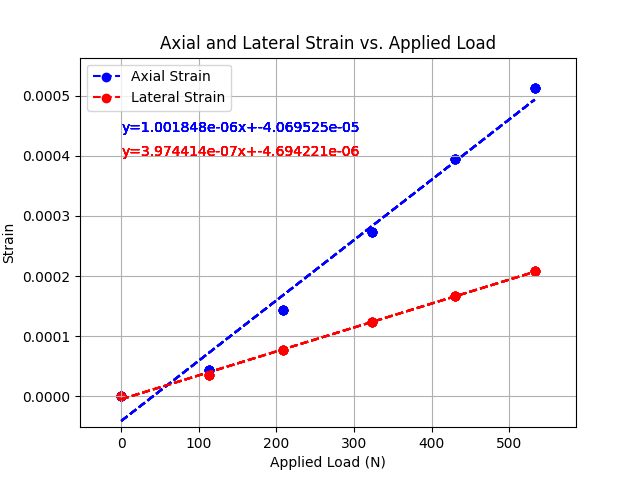

Source code (Python):
import matplotlib.pyplot as plt
import numpy as np
from scipy.stats import linregress

# Given load values in N and corresponding strain values in microstrain
load_values = [0, 113, 208.7, 323.8, 429.7, 533]  # Applied Load (P) in N
axial_strain_values = [0, 0.000044, 0.000144, 0.000273, 0.000394, 0.000512]  # Axial Strain in microstrain
lateral_strain_values = [0, 0.000035, 0.000077, 0.000124, 0.000167, 0.000208]  # Lateral Strain in microstrain

# Create scatter plot for axial strain
axial_scatter = plt.scatter(load_values, axial_strain_values, color="b", label="Axial Strain")

# Calculate line of best fit for axial strain
axial_slope, axial_intercept, _, _, _ = linregress(load_values, axial_strain_values)
axial_fit_line = np.poly1d([axial_slope, axial_intercept])
axial_line, = plt.plot(load_values, axial_fit_line(load_values), color="b", linestyle="--")
plt.text(0.6, 0.00044, 'y={:.6e}x+{:.6e}'.format(axial_slope, axial_intercept), color='blue')

# Create scatter plot for lateral strain
lateral_scatter = plt.scatter(load_values, lateral_strain_values, color="r", label="Lateral Strain")

# Calculate line of best fit for lateral strain
lateral_slope, lateral_intercept, _, _, _ = linregress(load_values, lateral_strain_values)
lateral_fit_line = np.poly1d([lateral_slope, lateral_intercept])
lateral_line, = plt.plot(load_values, lateral_fit_line(load_values), color="r", linestyle="--")
plt.text(0.6, 0.0004, 'y={:.6e}x+{:.6e}'.format(lateral_slope, lateral_intercept), color='red')

# Set labels and title
plt.xlabel("Applied Load (N)")
plt.ylabel("Strain")
plt.title("Axial and Lateral Strain vs. Applied Load")

# Adjust the axis to fit the data
x_min, x_max = min(load_values), max(load_values)
y_min, y_max = min(min(axial_strain_values), min(lateral_strain_values)), max(max(axial_strain_values), max(lateral_strain_values))
x_margin = (x_max - x_min) * 0.1
y_margin = (y_max - y_min) * 0.1
plt.xlim(x_min - x_margin, x_max + x_margin)
plt.ylim(y_min - y_margin, y_max + y_margin)

# Create a legend
plt.legend([(axial_scatter, axial_line), (lateral_scatter, lateral_line)], ['Axial Strain', 'Lateral Strain'])

# Show the plot
plt.grid(True)
plt.savefig('Axial and Lateral Strain vs. Applied Load.png')
